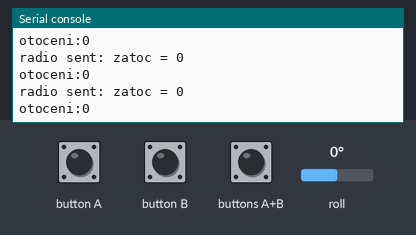
Recording of a program running on a simulated BBC micro:bit (MakeCode). Parts: the last lines printed to the serial console. Inputs (shaded band) come from the test bench; at power-on: roll 0°. No radio messages arrive unless stated (any console line starting 'radio sent:' is added by the test bench).

Above: at 1.2 s.
1.3 s: buttons A+B pressed for 0.15 s
2.9 s: roll set to -172°
At 3.05 s:
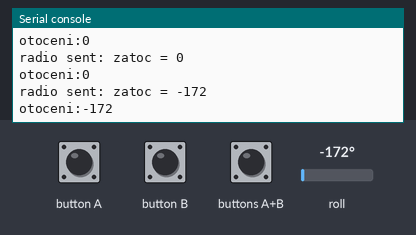
4.4 s: roll set to -90°
At 4.51 s:
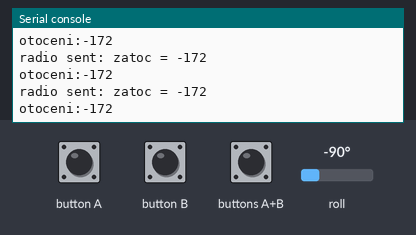
Timing chart, 0 to 7.4 s (numbered marks = the images above; inputs shaded):
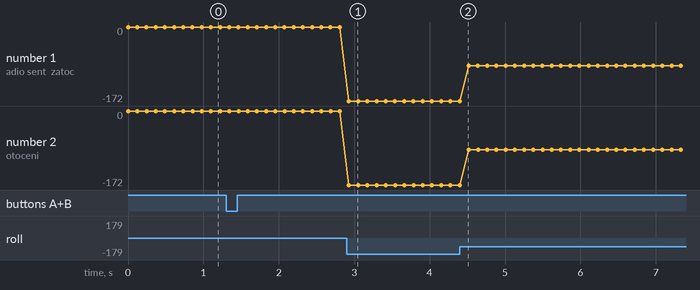

Measured:
- after the input at 2.9 s, the serial console: prints a new line at once (image 1)
- plotted number 1: 0 → -172 after the input at 2.9 s, -172 → -90 after the input at 4.4 s
- plotted number 2: 0 → -172 after the input at 2.9 s, -172 → -90 after the input at 4.4 s

The program:

main.ts
```typescript
input.onButtonPressed(Button.AB, function () {
    radio.sendNumber(3)
})
let otoceni = 0
radio.setGroup(16)
basic.forever(function () {
    otoceni = input.rotation(Rotation.Roll)
    radio.sendValue("zatoc", otoceni)
    serial.writeValue("otoceni", otoceni)
    basic.pause(100)
})
```

test.ts
```typescript
// Tady jsou testy. Při použití tohoto balíčku jako rozšíření nebude zkompilováno.
```
